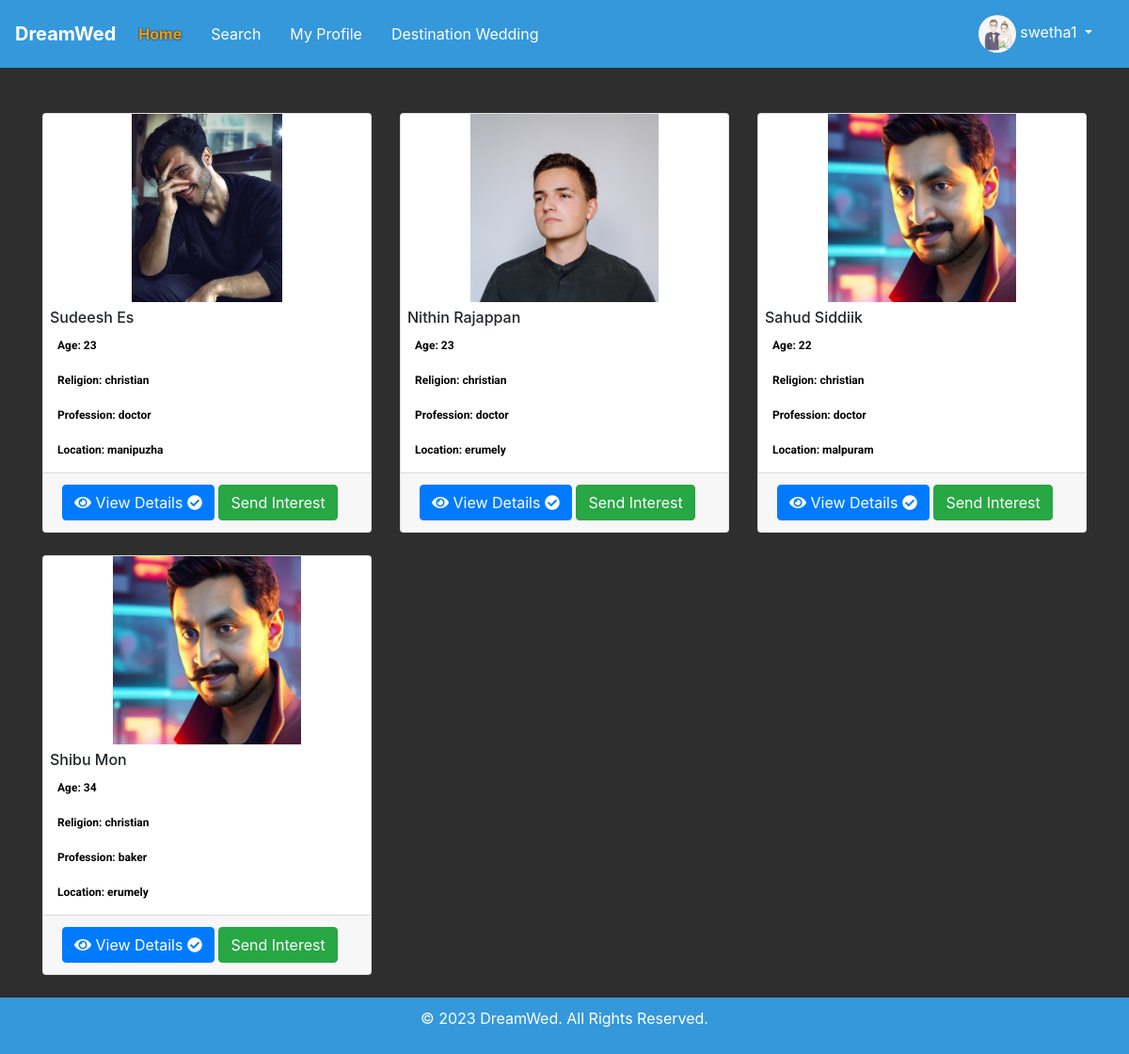
Screenshot of /matrimony/home (signed in) with the database file from the repository.
### matrimony/models.py (models this page shows, shortened)
class PersonalDetails(models.Model):
    user = models.OneToOneField(User, on_delete=models.CASCADE)  # Create a one-to-one relationship with the User model
    first_name = models.CharField(max_length=100)
    middle_name = models.CharField(max_length=100,blank=True, null=True)
    last_name = models.CharField(max_length=100)
    gender = models.CharField(max_length=10)
    birth_place = models.CharField(max_length=100)
    address = models.CharField(max_length=100)
    date_of_birth = models.DateField()
    blood_group = models.CharField(max_length=10)
    phone_number = models.CharField(max_length=15,unique=True)
    profile_image = models.ImageField(upload_to='profile_images/', blank=True, null=True)  # Define the profile image field
    mother_tongue = models.CharField(max_length=100)
    religion = models.CharField(max_length=100)
    sector = models.CharField(max_length=100)
    perso_fill = models.BooleanField(default=False)
    marital_status = models.CharField(max_length=100)
    about_you = models.TextField(blank=True)
    aadhar_card = models.FileField(upload_to='aadhar_cards/', blank=True, null=True)
    aadhar_valid = models.BooleanField(default=True)
    hobbies = models.ManyToManyField(Hobby, blank=True,null=True)
    def calculate_age(self):
        today = date.today()
        age = today.year - self.date_of_birth.year - ((today.month, today.day) < (self.date_of_birth.month, self.date_of_birth.day))
        return age

class EmploymentDetails(models.Model):
    user = models.ForeignKey(User, on_delete=models.CASCADE)  # Create a foreign key relationship with the User model
    employment_status = models.CharField(max_length=100)
    occupation = models.CharField(max_length=100, blank=True)
    employerof = models.CharField(max_length=100, blank=True)
    annual_income = models.CharField(max_length=100, blank=True)
    industry = models.CharField(max_length=100, blank=True)
    job_location = models.CharField(max_length=100, blank=True)
    about_job = models.TextField(blank=True)
    working_hours = models.CharField(max_length=100, blank=True)
    social_link = models.URLField(blank=True)
    empl_fill = models.BooleanField(default=False)

class LocationDetails(models.Model):
    user = models.ForeignKey(User, on_delete=models.CASCADE)
    current_city = models.CharField(max_length=100)
    current_state = models.CharField(max_length=100)
    current_pin_code = models.CharField(max_length=20)
    willing_to_move = models.CharField(max_length=3)
    additional_comments = models.TextField(blank=True)
    location_photos = models.ImageField(upload_to='location_photos/', blank=True, null=True)
    loca_fill = models.BooleanField(default=False)
    is_email_verified = models.BooleanField(default=False)
    email_verification_token = models.CharField(max_length=200, blank=True, null=True)

### matrimony/views.py (the view, shortened to what this page needs)
# urls.py: path('home', views.homeview, name='home'),
@never_cache
@login_required(login_url='accounts:login')
def homeview(request):
    user = request.user
    all_profiles_info = []
    try:
        preferences = Preference.objects.get(user=user)
        personal_details = PersonalDetails.objects.get(user=user)
        profile_image_url = personal_details.profile_image.url
        opposite_gender = 'female' if personal_details.gender == 'male' else 'male'
        blocked_users = BlockedUser.objects.filter(user=user).values_list('blocked_user', flat=True)
        not_interested_users = NotInterested.objects.filter(user=user).values_list('not_interested_user', flat=True)
        user_activities = UserActivity.objects.filter(user=user)
        filtered_profiles = PersonalDetails.objects.filter(
            perso_fill=True,
            gender=opposite_gender,
            religion=preferences.religion,
        ).exclude(user=user)
        if preferences.occupation:
            filtered_profile_user_ids = EmploymentDetails.objects.filter(occupation=preferences.occupation).values_list('user_id', flat=True)
            filtered_profiles = filtered_profiles.filter(user_id__in=filtered_profile_user_ids)
        if preferences.current_city:
            filtered_profile_user_ids = LocationDetails.objects.filter(current_city=preferences.current_city).values_list('user_id', flat=True)
            filtered_profiles = filtered_profiles.filter(user_id__in=filtered_profile_user_ids)
            filtered_profiles = filtered_profiles.exclude(user__in=blocked_users)
            filtered_profiles = filtered_profiles.exclude(user__in=not_interested_users)
        filtered_employment_details = []
        filtered_location_details = []
        filtered_profiles_info = []
        viewed_profile_ids = user_activities.values_list('viewed_user_id', flat=True)
        all_profiles = PersonalDetails.objects.exclude(user=user).filter(gender=opposite_gender, perso_fill=True)
        all_profiles = all_profiles.exclude(user__in=blocked_users)
        all_profiles = all_profiles.exclude(user__in=not_interested_users)
        viewed_profile_ids = user_activities.values_list('viewed_user_id', flat=True)
        for profile in all_profiles.exclude(id__in=filtered_profiles):
            try:
                employment = EmploymentDetails.objects.get(user=profile.user)
                location = LocationDetails.objects.get(user=profile.user)
                profile_viewed = profile.user_id in viewed_profile_ids
                all_profiles_info.append((profile, employment, location, profile_viewed))
            except (EmploymentDetails.DoesNotExist, LocationDetails.DoesNotExist):
                all_profiles_info.append((profile, None, None, False))
        return render(request, 'matrimony/home.html', {
            'profile_image_url': profile_image_url,
            'filtered_profiles_info': filtered_profiles_info,
            'all_profiles_info': all_profiles_info,
            'user_activities': user_activities,
        })
    except Preference.DoesNotExist:
        personal_details = PersonalDetails.objects.get(user=user)
        profile_image_url = personal_details.profile_image.url
        opposite_gender = 'female' if request.user.personaldetails.gender == 'male' else 'male'
        user_activities = UserActivity.objects.filter(user=user)
        viewed_profile_ids = user_activities.values_list('viewed_user_id', flat=True)
        opposite_gender_profiles = PersonalDetails.objects.filter(gender=opposite_gender, perso_fill=True).exclude(user=request.user)
        blocked_users = BlockedUser.objects.filter(user=user).values_list('blocked_user', flat=True)
        not_interested_users = NotInterested.objects.filter(user=user).values_list('not_interested_user', flat=True)
        opposite_gender_profiles = opposite_gender_profiles.exclude(user__in=blocked_users)
        opposite_gender_profiles = opposite_gender_profiles.exclude(user__in=not_interested_users)
        all_employment_details = []
        all_location_details = []
        for profile in opposite_gender_profiles:
            try:
                employment = EmploymentDetails.objects.get(user=profile.user)
                location = LocationDetails.objects.get(user=profile.user)
                profile_viewed = profile.user_id in viewed_profile_ids
                all_employment_details.append(employment)
                all_location_details.append(location)
                all_profiles_info.append((profile, employment, location, profile_viewed))
            except (EmploymentDetails.DoesNotExist, LocationDetails.DoesNotExist):
                all_employment_details.append(None)
                all_location_details.append(None)
                all_profiles_info.append((profile, None, None, False))
        return render(request, 'matrimony/home.html', {
            'profile_image_url': profile_image_url,
            'filtered_profiles_info': None,  # No filtered profiles
            'all_profiles_info': all_profiles_info,
            'user_activities': user_activities,
        })

### matrimony/templates/matrimony/home.html (shortened to what this page needs)
{% load static %}
<!DOCTYPE html>
<html lang="en">
<head>
    <link rel="stylesheet" href="https://maxcdn.bootstrapcdn.com/bootstrap/4.5.2/css/bootstrap.min.css">
    <link rel="stylesheet" href="https://cdnjs.cloudflare.com/ajax/libs/font-awesome/5.15.4/css/all.min.css">
</head>
<body>
<nav class="navbar navbar-expand-lg navbar-light custom-navbar">
    <a class="navbar-brand" href="#">DreamWed</a>
    <div class="collapse navbar-collapse" id="navbarNav">
        <ul class="navbar-nav">
            <li class="nav-item active">
                <a class="nav-link" href="#">Home</a>
            </li>
            <li class="nav-item">
                <a class="nav-link" href="{% url 'matint:search_page' %}">Search</a>
            </li>
            <li class="nav-item">
                <a class="nav-link" href="{% url 'matrimony:myprofile' %}">My Profile</a>
            </li>
        <li class="nav-item">
            <a class="nav-link" href="{% url 'matdest:desthome' %}">Destination Wedding</a>
        </li>
        </ul>
        <ul class="navbar-nav ml-auto">
            <li class="nav-item dropdown">
                <a class="nav-link dropdown-toggle" href="#" id="profileDropdown" role a "button" data-toggle="dropdown" aria-haspopup="true" aria-expanded="false">
                    <img src="{{ profile_image_url }}" alt="Profile Picture" width="40" height="40" class="rounded-circle">
                    {{ request.user.username }}
                </a>
            </li>
        </ul>
    </div>
</nav>
<div class="container mt-5">
    <div class="row">
        {% for profile, employment, location, profile_viewed in all_profiles_info %}
        <div class="col-lg-4 col-md-6 mb-4">
            <div class="card">
                {% if profile.user.personaldetails.profile_image %}
                    <img src="{{ profile.user.personaldetails.profile_image.url }}" class="card-img-top card-img-fixed-height" alt="Profile Picture" style="object-fit: contain;">
                {% else %}
                    <img src="{% static '/nodp/no.jpg' %}" class="card-img-top card-img-fixed-height" alt="Placeholder Image">
                {% endif %}
                <div class="card-body" style="padding: 5px; margin: 2px;">
                    <h5 class="card-title" style="font-size: 16px; margin-bottom: 3px;">{{ profile.user.personaldetails.first_name|title }} {{ profile.user.personaldetails.last_name|title }}</h5>
                    <p class="card-text" style="font-size: 12px; margin-bottom: 3px;">Age: {{ profile.user.personaldetails.calculate_age }}</p>
                    <p class="card-text" style="font-size: 12px; margin-bottom: 3px;">Religion: {{ profile.user.personaldetails.religion }}</p>
                    {% if employment.occupation %}
                        <p class="card-text" style="font-size: 12px; margin-bottom: 3px;">Profession: {{ employment.occupation }}</p>
                    {% else %}
                        <p class="card-text" style="font-size: 12px; margin-bottom: 3px;">Profession: Not available</p>
                    {% endif %}
                    {% if location.current_city %}
                        <p class="card-text" style="font-size: 12px;">Location: {{ location.current_city }}</p>
                    {% else %}
                        <p class="card-text" style="font-size: 12px;">Location: Not available</p>
                    {% endif %}
                </div>
                <div class="card-footer">
                    <a href="{% url 'matrimony:user_detail' user_id=profile.user.id %}" class="btn btn-primary">
                        <i class="fas fa-eye"></i> View Details
                        {% if profile_viewed %}
                        <i class="fas fa-check-circle"></i>
                    {% endif %}
                    </a>
                    <a href="{% url 'matint:send_interest' user_id=profile.user.id %}" class="btn btn-success">Send Interest</a>
                </div>
            </div>
        </div>
        {% endfor %}
    </div>
</div>
<footer class="custom-footer">
    <p>&copy; 2023 DreamWed. All Rights Reserved.</p>
</footer>
</body>
</html>

### matrimony/templates/matrimony/home.html (style rules this page uses)
body { background-color: #010101d1; }
.card { transition: transform 0.2s; }
.card-img-fixed-height { height: 200px; object-fit: cover; }
.card-text { color: black; font-size: 14px; font-weight: bold; padding: 8px; font-family: 'Roboto', sans-serif; transition: color 0.2s; }
.custom-navbar { background-color: #3498db; }
.custom-navbar .navbar-brand { color: #fff; font-weight: bold; }
.custom-navbar .navbar-nav .nav-link { color: #fff; margin-right: 15px; }
.custom-navbar .nav-item.active .nav-link { color: #f39c12; font-weight: bold; text-shadow: 0 0 2px #000; }
.custom-footer { background-color: #3498db; color: #fff; text-align: center; padding: 10px 0; }

### rows the page displays
PersonalDetails: user.personaldetails.profile_image (picture), user.personaldetails.first_name "Sudeesh", user.personaldetails.last_name "Es", user.personaldetails.calculate_age "23", user.personaldetails.religion "christian", occupation "doctor", current_city "manipuzha"
PersonalDetails: user.personaldetails.profile_image (picture), user.personaldetails.first_name "Nithin", user.personaldetails.last_name "Rajappan", user.personaldetails.calculate_age "23", user.personaldetails.religion "christian", occupation "doctor", current_city "erumely"
PersonalDetails: user.personaldetails.profile_image (picture), user.personaldetails.first_name "Sahud", user.personaldetails.last_name "Siddiik", user.personaldetails.calculate_age "22", user.personaldetails.religion "christian", occupation "doctor", current_city "malpuram"
PersonalDetails: user.personaldetails.profile_image (picture), user.personaldetails.first_name "Shibu", user.personaldetails.last_name "Mon", user.personaldetails.calculate_age "34", user.personaldetails.religion "christian", occupation "baker", current_city "erumely"

### other values shown
{{ request.user.username }} "swetha1"
